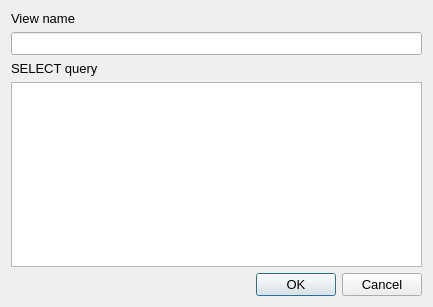
<?xml version="1.0" encoding="UTF-8"?>
<ui version="4.0">
 <class>ViewEditDialog</class>
 <widget class="QDialog" name="ViewEditDialog">
  <property name="geometry">
   <rect>
    <x>0</x>
    <y>0</y>
    <width>433</width>
    <height>307</height>
   </rect>
  </property>
  <property name="font">
   <font>
    <pointsize>10</pointsize>
   </font>
  </property>
  <property name="windowTitle">
   <string>View editor</string>
  </property>
  <layout class="QVBoxLayout" name="verticalLayout_3">
   <item>
    <layout class="QVBoxLayout" name="verticalLayout_2">
     <item>
      <widget class="QLabel" name="lblName">
       <property name="text">
        <string>View name</string>
       </property>
      </widget>
     </item>
     <item>
      <widget class="QLineEdit" name="edtName"/>
     </item>
    </layout>
   </item>
   <item>
    <layout class="QVBoxLayout" name="verticalLayout">
     <item>
      <widget class="QLabel" name="lblQueryText">
       <property name="text">
        <string>SELECT query</string>
       </property>
      </widget>
     </item>
     <item>
      <widget class="QPlainTextEdit" name="edtQueryText"/>
     </item>
    </layout>
   </item>
   <item>
    <layout class="QHBoxLayout" name="horizontalLayout">
     <item>
      <spacer name="horizontalSpacer">
       <property name="orientation">
        <enum>Qt::Horizontal</enum>
       </property>
       <property name="sizeHint" stdset="0">
        <size>
         <width>40</width>
         <height>20</height>
        </size>
       </property>
      </spacer>
     </item>
     <item>
      <widget class="QPushButton" name="btnOk">
       <property name="text">
        <string>OK</string>
       </property>
      </widget>
     </item>
     <item>
      <widget class="QPushButton" name="btnCancel">
       <property name="text">
        <string>Cancel</string>
       </property>
      </widget>
     </item>
    </layout>
   </item>
  </layout>
 </widget>
 <resources/>
 <connections/>
</ui>
